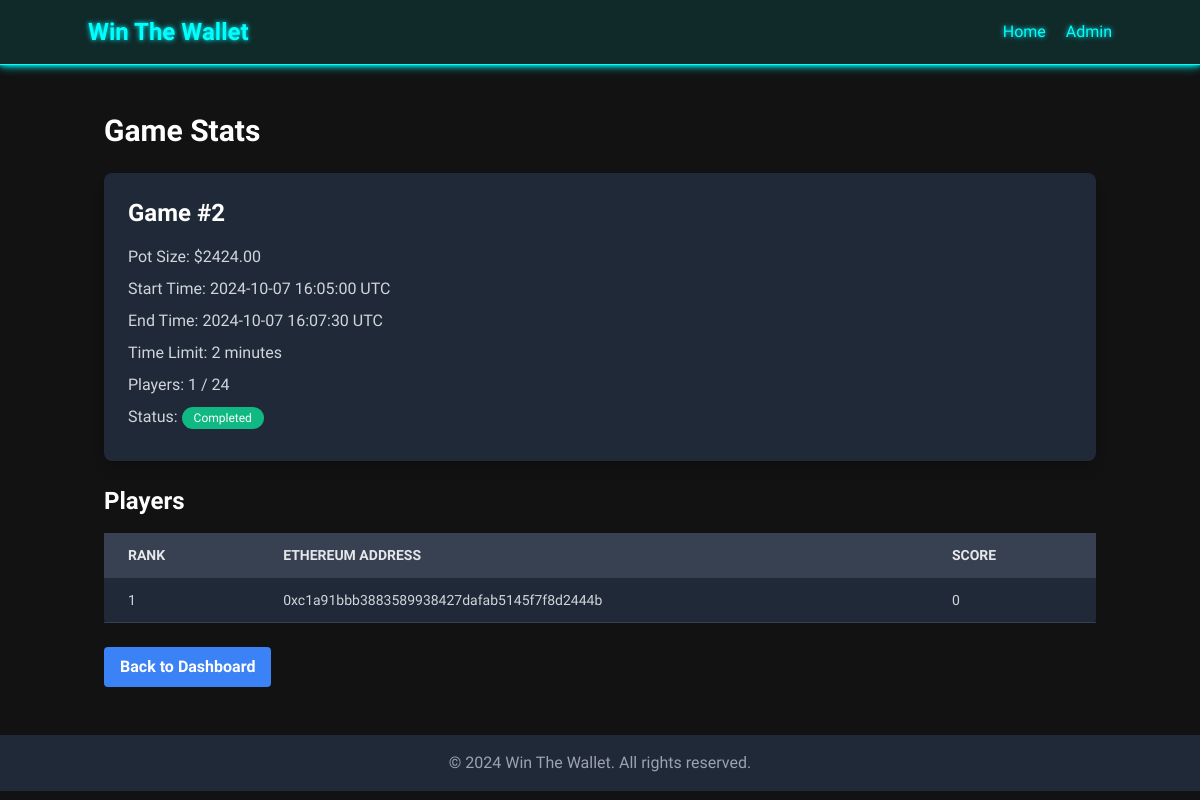
Page /admin/game_stats/2 on the committed database.
### models.py (models this page shows, shortened)
class Game(db.Model):
    id = db.Column(db.Integer, primary_key=True)
    time_limit = db.Column(db.Integer, nullable=False)
    max_players = db.Column(db.Integer, nullable=False)
    pot_size = db.Column(db.Float, nullable=False)
    entry_value = db.Column(db.Float, nullable=False)
    start_time = db.Column(db.DateTime(timezone=True), nullable=False)
    end_time = db.Column(db.DateTime(timezone=True))
    is_complete = db.Column(db.Boolean, default=False)
    has_started = db.Column(db.Boolean, default=False)
    created_at = db.Column(db.DateTime(timezone=True), default=get_current_utc_time)
    players = db.relationship('Player', back_populates='game', lazy=True)
    questions = db.relationship('Question', back_populates='game', lazy=True)

class Player(db.Model):
    id = db.Column(db.Integer, primary_key=True)
    game_id = db.Column(db.Integer, db.ForeignKey('game.id'), nullable=False)
    ethereum_address = db.Column(db.String(42), nullable=False)
    score = db.Column(db.Integer, default=0)
    joined_at = db.Column(db.DateTime(timezone=True), default=get_current_utc_time)  # Added timezone=True
    game = db.relationship('Game', back_populates='players')
    __table_args__ = (db.UniqueConstraint('game_id', 'ethereum_address', name='_game_ethereum_uc'),)

### routes.py (the view)
    @admin.route('/game_stats/<int:game_id>')
    def game_stats(game_id):
        game = Game.query.get_or_404(game_id)
        players = Player.query.filter_by(game_id=game_id).order_by(Player.score.desc()).all()
        return render_template('admin/game_stats.html', game=game, players=players)

### app.py (called while the page is built)
@app.context_processor
def inject_utils():
    return dict(now=datetime.now(timezone.utc), make_aware=make_aware)

### utils.py (called while the page is built)
def make_aware(dt):
    if dt is None:
        return None
    if dt.tzinfo is None:
        return pytz.utc.localize(dt)
    return dt

### templates/admin/game_stats.html
{% extends 'base.html' %}
{% block content %}
<h1 class="text-3xl font-bold mb-6 text-white">Game Stats</h1>
<div class="bg-gray-800 p-6 rounded-lg shadow-lg mb-6">
    <h2 class="text-2xl font-bold mb-4 text-white">Game #{{ game.id }}</h2>
    <p class="text-gray-300 mb-2">Pot Size: ${{ "%.2f"|format(game.pot_size) }}</p>
    <p class="text-gray-300 mb-2">
        Start Time:
        {% if game.start_time %}
            {{ make_aware(game.start_time).strftime('%Y-%m-%d %H:%M:%S %Z') }}
        {% else %}
            Not Set
        {% endif %}
    </p>
    <p class="text-gray-300 mb-2">
        End Time:
        {% if game.end_time %}
            {{ make_aware(game.end_time).strftime('%Y-%m-%d %H:%M:%S %Z') }}
        {% else %}
            Not Set
        {% endif %}
    </p>
    <p class="text-gray-300 mb-2">
        Time Limit: {{ game.time_limit // 60 }} minutes
    </p>
    <p class="text-gray-300 mb-2">
        Players: {{ players|length }} / {{ game.max_players }}
    </p>
    <p class="text-gray-300 mb-2">
        Status:
        {% set now = make_aware(now) %}
        {% if game.is_complete %}
            <span class="bg-green-500 text-white py-1 px-3 rounded-full text-xs">Completed</span>
        {% elif game.has_started and now < make_aware(game.end_time) %}
            <span class="bg-blue-500 text-white py-1 px-3 rounded-full text-xs">In Progress</span>
        {% elif now >= make_aware(game.start_time) and now < make_aware(game.end_time) %}
            <span class="bg-yellow-500 text-white py-1 px-3 rounded-full text-xs">Starting</span>
        {% else %}
            <span class="bg-gray-500 text-white py-1 px-3 rounded-full text-xs">Not Started</span>
        {% endif %}
    </p>
</div>
<h3 class="text-2xl font-bold mt-6 mb-4 text-white">Players</h3>
<div class="overflow-x-auto">
    <table class="w-full bg-gray-800 shadow-md rounded">
        <thead>
            <tr class="bg-gray-700 text-gray-200 uppercase text-sm leading-normal">
                <th class="py-3 px-6 text-left">Rank</th>
                <th class="py-3 px-6 text-left">Ethereum Address</th>
                <th class="py-3 px-6 text-left">Score</th>
            </tr>
        </thead>
        <tbody class="text-gray-300 text-sm font-light">
            {% for player in players %}
            <tr class="border-b border-gray-700 hover:bg-gray-600">
                <td class="py-3 px-6 text-left">{{ loop.index }}</td>
                <td class="py-3 px-6 text-left">{{ player.ethereum_address }}</td>
                <td class="py-3 px-6 text-left">{{ player.score }}</td>
            </tr>
            {% endfor %}
        </tbody>
    </table>
</div>
<a href="{{ url_for('admin.dashboard') }}" class="mt-6 inline-block bg-blue-500 hover:bg-blue-700 text-white font-bold py-2 px-4 rounded">Back to Dashboard</a>
{% endblock %}

### templates/base.html (shortened to what this page needs)
<!DOCTYPE html>
<html lang="en">
<head>
    <link rel="stylesheet" href="{{ url_for('static', filename='css/tailwind.css') }}">
    <link rel="stylesheet" href="https://cdnjs.cloudflare.com/ajax/libs/font-awesome/6.0.0-beta3/css/all.min.css">
</head>
<body>
    <nav class="neon-nav p-4">
        <div class="container mx-auto flex justify-between items-center">
            <a href="{{ url_for('main.index') }}" class="text-2xl font-bold">Win The Wallet</a>
            <div>
                <a href="{{ url_for('main.index') }}" class="mr-4">Home</a>
                <a href="{{ url_for('admin.dashboard') }}">Admin</a>
            </div>
        </div>
    </nav>
    <main class="container mx-auto mt-8 p-4">
        {% block content %}{% endblock %}
    </main>
    <footer class="bg-gray-800 p-4 mt-8">
        <div class="container mx-auto text-center text-gray-400">
            &copy; {{ now.year }} Win The Wallet. All rights reserved.
        </div>
    </footer>
</body>
</html>

### templates/base.html (style rules this page uses)
:root { --neon-color: #00ffff; --bg-color: #121212; --text-color: #ffffff; }
body { background-color: var(--bg-color); color: var(--text-color); }
.neon-nav { background-color: rgba(0, 255, 255, 0.1); box-shadow: 0 0 5px var(--neon-color), 0 0 10px var(--neon-color); border-bottom: 1px solid var(--neon-color); }
.neon-nav a { color: var(--neon-color); text-shadow: 0 0 5px var(--neon-color); transition: all 0.3s ease; }

### rows in the picture
Game: id "2", pot_size "2424.00", start_time "2024-10-07 16:05:00 UTC", end_time "2024-10-07 16:07:30 UTC", time_limit "2", max_players "24"
Player: ethereum_address "0xc1a91bbb3883589938427dafab5145f7f8d2444b", score "0"

### other values in the picture
{{ players|length }} "1"
{{ now.year }} "2024"
